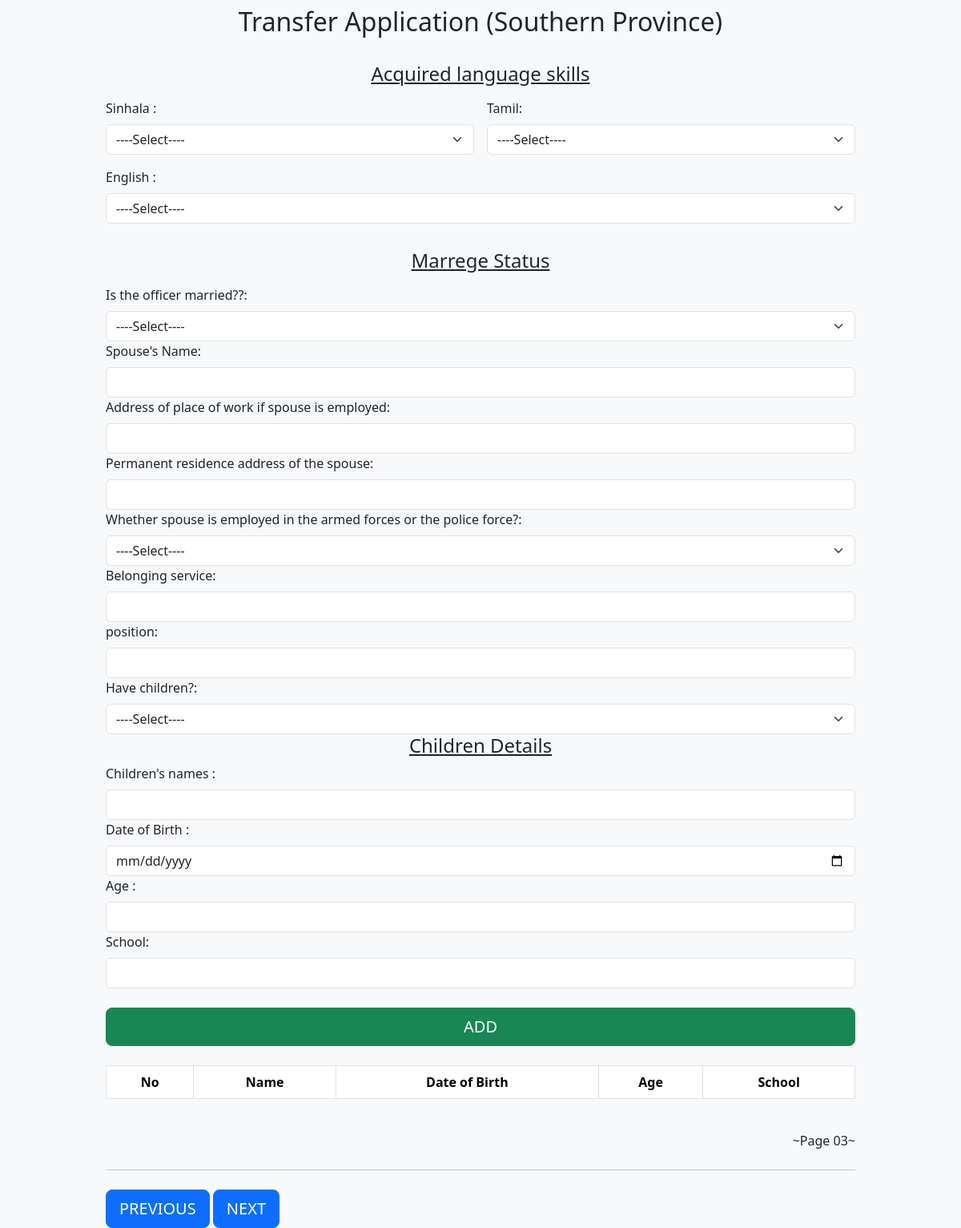
Page /eindex2.php on the earlier database version.
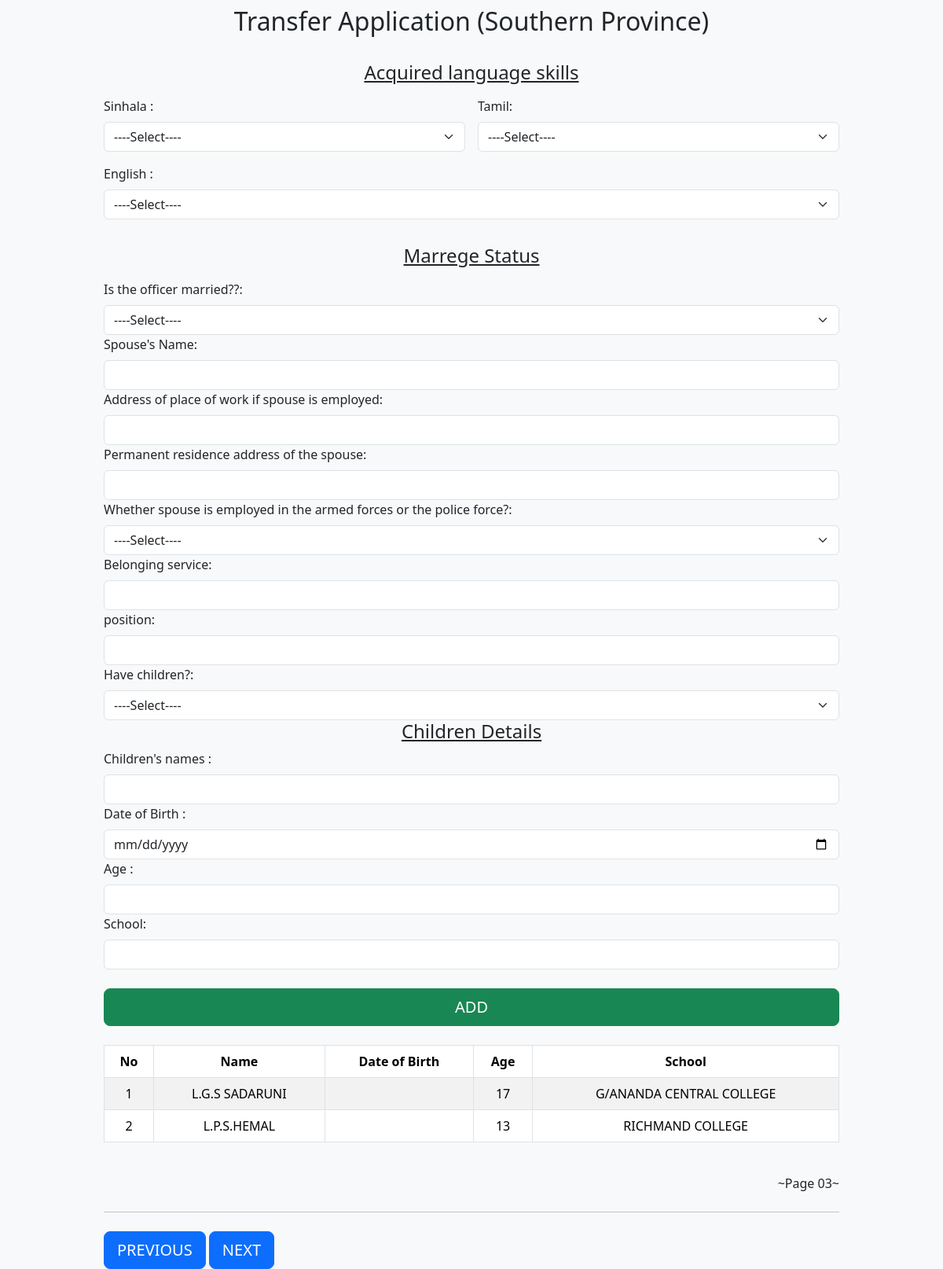
Same page on the later database version.
### tables this page shows
CREATE TABLE IF NOT EXISTS `child` (
  `aindex` int(10) NOT NULL AUTO_INCREMENT,
  `cname` varchar(200) NOT NULL,
  `dob` date DEFAULT NULL,
  `age` int(3) NOT NULL,
  `school` varchar(200) NOT NULL,
  PRIMARY KEY (`aindex`)
);

### eindex2.php (the view, shortened to what the changed rows need)
<?php
 include "dbase.php";
 ?>
<!doctype html>
<html lang="en">
  <head>
    <link rel="stylesheet" href="bootstrap/css/bootstrap.min.css">
    <link href="css/form-validation.css" rel="stylesheet">
  </head>
  <body class="bg-light">
<div class="container">
  <main>
    <div class="py-2 text-center">
      <h2>Transfer Application (Southern Province) </h2>
    </div>
    <div class="col-12">
            <div class="col-12">
<br>
<br>
<br>
            <table class="table table-bordered table-striped">
              <thead>
                  <tr>
                      <th ><center>No </center></th>
                      <th ><center>Name </center></th>
                      <th ><center>Date of Birth </center></th>
                      <th ><center>Age  </center> </th>
                      <th ><center>School </center></th>
                  </tr>
              </thead>
              <tbody id="ttbl">
                  <?php
                            $str1="SELECT * from child";
                            $rs1=$bdd->query($str1) or die ("Error");
                            while ($row1=$rs1->fetch()){
                      ?>
                        <tr>
                            <td><center><?php echo $row1[0] ?></center></td>
                            <td><center><?php echo $row1[1] ?></center></td>
                            <td><center><?php echo $row1[2] ?></center></td>
                            <td><center><?php echo $row1[3] ?></center></td>
                            <td><center><?php echo $row1[4] ?></center></td>
                        </tr>
                        <?php } ?>
                  </tbody>
          </table>
<br>
        </div>
      </div>
    </div>
  </body>
</html>

Differences in the rows shown:
added child: aindex "1", cname "L.G.S SADARUNI", age "17", school "G/ANANDA CENTRAL COLLEGE"
added child: aindex "2", cname "L.P.S.HEMAL", age "13", school "RICHMAND COLLEGE"
